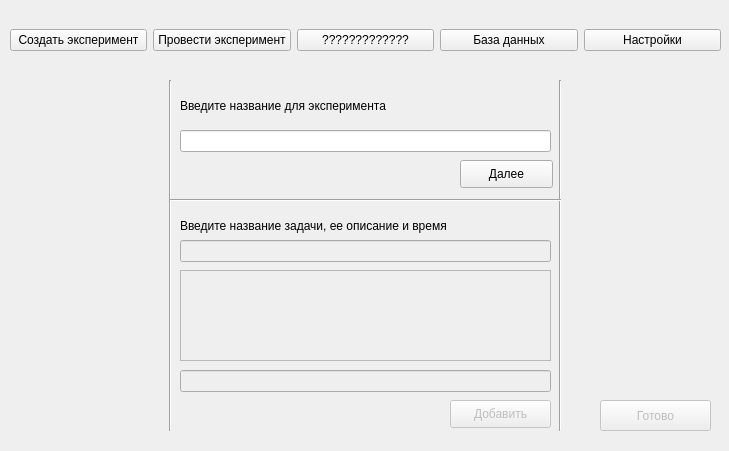
<?xml version="1.0" encoding="UTF-8"?>
<ui version="4.0">
 <class>WindowCreate</class>
 <widget class="QMainWindow" name="WindowCreate">
  <property name="enabled">
   <bool>true</bool>
  </property>
  <property name="geometry">
   <rect>
    <x>0</x>
    <y>0</y>
    <width>729</width>
    <height>451</height>
   </rect>
  </property>
  <property name="windowTitle">
   <string>MainWindow</string>
  </property>
  <property name="animated">
   <bool>true</bool>
  </property>
  <widget class="QWidget" name="centralwidget">
   <widget class="QWidget" name="horizontalLayoutWidget">
    <property name="geometry">
     <rect>
      <x>10</x>
      <y>10</y>
      <width>711</width>
      <height>61</height>
     </rect>
    </property>
    <layout class="QHBoxLayout" name="horizontalLayout">
     <item>
      <widget class="QPushButton" name="btnCreate">
       <property name="text">
        <string>Создать эксперимент</string>
       </property>
      </widget>
     </item>
     <item>
      <widget class="QPushButton" name="btnDo">
       <property name="text">
        <string>Провести эксперимент</string>
       </property>
      </widget>
     </item>
     <item>
      <widget class="QPushButton" name="btn">
       <property name="text">
        <string>?????????????</string>
       </property>
      </widget>
     </item>
     <item>
      <widget class="QPushButton" name="btnBd">
       <property name="text">
        <string>База данных</string>
       </property>
      </widget>
     </item>
     <item>
      <widget class="QPushButton" name="btnSett">
       <property name="text">
        <string>Настройки</string>
       </property>
      </widget>
     </item>
    </layout>
   </widget>
   <widget class="Line" name="line_3">
    <property name="geometry">
     <rect>
      <x>160</x>
      <y>80</y>
      <width>20</width>
      <height>351</height>
     </rect>
    </property>
    <property name="orientation">
     <enum>Qt::Vertical</enum>
    </property>
   </widget>
   <widget class="Line" name="line_4">
    <property name="geometry">
     <rect>
      <x>550</x>
      <y>80</y>
      <width>20</width>
      <height>351</height>
     </rect>
    </property>
    <property name="orientation">
     <enum>Qt::Vertical</enum>
    </property>
   </widget>
   <widget class="QLabel" name="lbCreateTitle">
    <property name="geometry">
     <rect>
      <x>180</x>
      <y>80</y>
      <width>369</width>
      <height>51</height>
     </rect>
    </property>
    <property name="text">
     <string>Введите название для эксперимента</string>
    </property>
    <property name="scaledContents">
     <bool>true</bool>
    </property>
    <property name="wordWrap">
     <bool>false</bool>
    </property>
   </widget>
   <widget class="QLineEdit" name="leCreateTitle">
    <property name="enabled">
     <bool>true</bool>
    </property>
    <property name="geometry">
     <rect>
      <x>180</x>
      <y>130</y>
      <width>371</width>
      <height>22</height>
     </rect>
    </property>
   </widget>
   <widget class="QLabel" name="lbCreateTask">
    <property name="geometry">
     <rect>
      <x>180</x>
      <y>210</y>
      <width>321</width>
      <height>31</height>
     </rect>
    </property>
    <property name="text">
     <string>Введите название задачи, ее описание и время</string>
    </property>
   </widget>
   <widget class="QLineEdit" name="leCreateName">
    <property name="enabled">
     <bool>false</bool>
    </property>
    <property name="geometry">
     <rect>
      <x>180</x>
      <y>240</y>
      <width>371</width>
      <height>22</height>
     </rect>
    </property>
    <property name="frame">
     <bool>true</bool>
    </property>
   </widget>
   <widget class="QTextEdit" name="leCreateDis">
    <property name="enabled">
     <bool>false</bool>
    </property>
    <property name="geometry">
     <rect>
      <x>180</x>
      <y>270</y>
      <width>371</width>
      <height>91</height>
     </rect>
    </property>
   </widget>
   <widget class="QLineEdit" name="leCreateTime">
    <property name="enabled">
     <bool>false</bool>
    </property>
    <property name="geometry">
     <rect>
      <x>180</x>
      <y>370</y>
      <width>371</width>
      <height>22</height>
     </rect>
    </property>
   </widget>
   <widget class="QPushButton" name="btnReady">
    <property name="enabled">
     <bool>false</bool>
    </property>
    <property name="geometry">
     <rect>
      <x>600</x>
      <y>400</y>
      <width>111</width>
      <height>31</height>
     </rect>
    </property>
    <property name="text">
     <string>Готово</string>
    </property>
   </widget>
   <widget class="Line" name="line">
    <property name="geometry">
     <rect>
      <x>170</x>
      <y>190</y>
      <width>391</width>
      <height>20</height>
     </rect>
    </property>
    <property name="orientation">
     <enum>Qt::Horizontal</enum>
    </property>
   </widget>
   <widget class="QPushButton" name="btnCreateTitleOk">
    <property name="geometry">
     <rect>
      <x>460</x>
      <y>160</y>
      <width>93</width>
      <height>28</height>
     </rect>
    </property>
    <property name="text">
     <string>Далее</string>
    </property>
   </widget>
   <widget class="QLabel" name="lbCreateTitleStatus">
    <property name="geometry">
     <rect>
      <x>180</x>
      <y>160</y>
      <width>221</width>
      <height>16</height>
     </rect>
    </property>
    <property name="text">
     <string/>
    </property>
   </widget>
   <widget class="QLabel" name="lbCreateTaskStatus">
    <property name="geometry">
     <rect>
      <x>180</x>
      <y>410</y>
      <width>251</width>
      <height>16</height>
     </rect>
    </property>
    <property name="text">
     <string/>
    </property>
   </widget>
   <widget class="QPushButton" name="btnCreateYet">
    <property name="enabled">
     <bool>false</bool>
    </property>
    <property name="geometry">
     <rect>
      <x>450</x>
      <y>400</y>
      <width>101</width>
      <height>28</height>
     </rect>
    </property>
    <property name="text">
     <string>Добавить</string>
    </property>
   </widget>
  </widget>
 </widget>
 <resources/>
 <connections/>
</ui>
